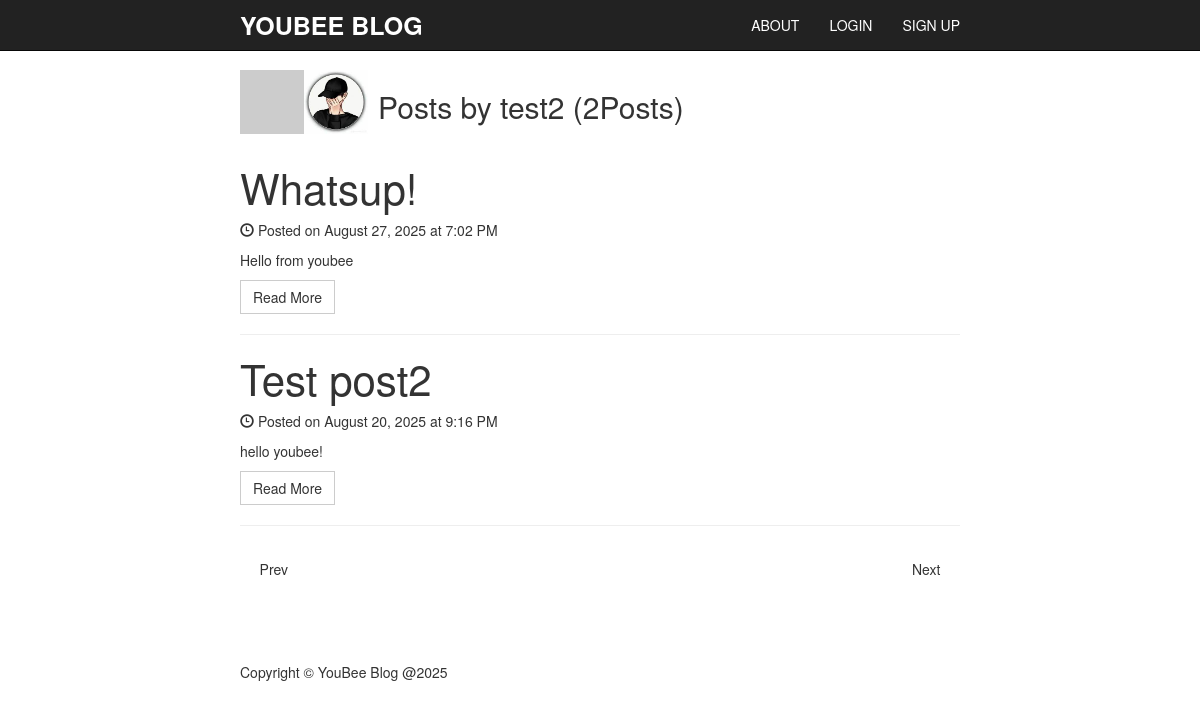
/author.php?id=10, run on the app's committed database.
### tables this page shows
CREATE TABLE `users` (
  `id` bigint(20) UNSIGNED NOT NULL,
  `name` varchar(100) NOT NULL,
  `email` varchar(100) NOT NULL,
  `password` varchar(100) NOT NULL,
  `profile` varchar(100) NOT NULL DEFAULT 'default.png',
  `datecreated` datetime NOT NULL DEFAULT current_timestamp()
);

CREATE TABLE `posts` (
  `id` bigint(20) UNSIGNED NOT NULL,
  `subject` varchar(255) NOT NULL,
  `content` text NOT NULL,
  `user_id` bigint(20) UNSIGNED NOT NULL,
  `date_created` datetime NOT NULL DEFAULT current_timestamp(),
  `deleted_at` datetime DEFAULT NULL
);

### author.php (the view, shortened to what this page needs)
<?php
require "connection.php";
$id = htmlspecialchars($_GET['id']);
$sql="SELECT name, profile FROM users WHERE id = :id";
$stmt = $pdo->prepare($sql);
$stmt->bindParam(":id" , $id);
$stmt->execute();
$user = $stmt->fetch(PDO::FETCH_ASSOC);
$name = $user['name'];
$profile = $user['profile'];
$sql =
"SELECT
  p.id as posts_id,
  p.content,
  p.subject,
  p.date_created
FROM posts p WHERE p.user_id = :id
AND p.deleted_at IS NULL
ORDER BY p.date_created DESC
";
$stmt = $pdo->prepare($sql);
$stmt->bindParam(":id" , $id);
$stmt->execute();
$posts = $stmt->fetchall(PDO::FETCH_ASSOC);
?>
<!DOCTYPE html>
<html lang="en">
<head>
  <link href="css/bootstrap.min.css" rel="stylesheet">
  <link href="css/simple-blog-template.css" rel="stylesheet">
</head>
<body>
 <?php
require "components/navbar.php";
?>
  <div class="container">
    <div class="row">
      <div class="col-md-12">
        <a class="pull-left" href="#">
          <img class="media-object" src="http://placehold.it/64x64" alt="">
        </a>
        <div class="profile-head">
          <img class="media-object" src="imgs/<?php echo $profile; ?>" width="64px" height="64px" alt="">
          <h2>Posts by <?php echo $name; ?> (<?php echo count($posts); echo count($posts) > 1 ? "Posts" : "Post" ?>)</h2>
       </div>
      </div>
      <div class="col-md-12">
    <?php
      foreach($posts as $post){
        $date = new DateTime($post['date_created']);
        $formattedDate = $date->format('F j, Y \a\t g:i A');
        echo '
        <h2 class="post-title">
          <a href="post.php?id='.$post['posts_id'].'">'.$post['subject'].'</a>
        </h2>
        <p><span class="glyphicon glyphicon-time"></span> Posted on '.$formattedDate.'</p>
        <p>'.$post['content'].'</p>
        <a class="btn btn-default" href="post.php?id='.$post['posts_id'].'">Read More</a>
        <hr>';
      }
    ?>
        <ul class="pager">
          <li class="previous">
            <a href="#">Prev</a>
          </li>
          <li class="next">
            <a href="#">Next</a>
          </li>
        </ul>
      </div>
    </div>
  </div>
    <?php
 require "components/footer.php";
 ?>
</body>
</html>

### css/simple-blog-template.css (style rules this page uses)
body { padding-top: 70px; }
@media (min-width: 1200px) { .container { width: 750px; } }
.post-title { font-size: 3em; }
.post-title a { color: inherit; text-decoration: none; }
.btn { border-radius: 0; }
.pager li > a { color: inherit; border-radius: 0; border: 0; padding: 0.9em 1.4em; }
.profile-head { display: flex; gap: 10px; margin-bottom: 10px; }

### data on the page
users: profile (picture), name "test2"
posts: subject "Whatsup!", date_created "August 27, 2025 at 7:02 PM", content "Hello from youbee"
posts: subject "Test post2", date_created "August 20, 2025 at 9:16 PM", content "hello youbee!"

### other printed values
count($posts) "2"
